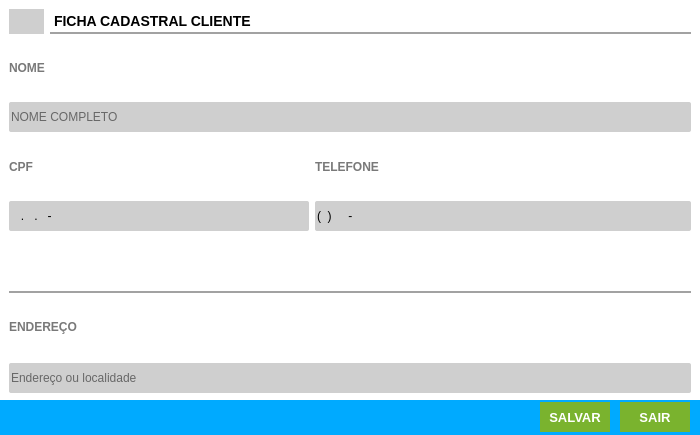
<?xml version="1.0" encoding="UTF-8"?>
<ui version="4.0">
 <class>Form_Cad_Clientes</class>
 <widget class="QFrame" name="Form_Cad_Clientes">
  <property name="windowModality">
   <enum>Qt::ApplicationModal</enum>
  </property>
  <property name="geometry">
   <rect>
    <x>0</x>
    <y>0</y>
    <width>700</width>
    <height>435</height>
   </rect>
  </property>
  <property name="minimumSize">
   <size>
    <width>700</width>
    <height>435</height>
   </size>
  </property>
  <property name="maximumSize">
   <size>
    <width>700</width>
    <height>500</height>
   </size>
  </property>
  <property name="windowTitle">
   <string>LC INFORMÁTICA| CADASTRAR CLIENTE</string>
  </property>
  <property name="windowIcon">
   <iconset>
    <normaloff>../../img/clientes.png</normaloff>../../img/clientes.png</iconset>
  </property>
  <property name="frameShape">
   <enum>QFrame::NoFrame</enum>
  </property>
  <property name="frameShadow">
   <enum>QFrame::Raised</enum>
  </property>
  <widget class="QFrame" name="fr_FormClientes">
   <property name="geometry">
    <rect>
     <x>0</x>
     <y>0</y>
     <width>700</width>
     <height>400</height>
    </rect>
   </property>
   <property name="minimumSize">
    <size>
     <width>700</width>
     <height>400</height>
    </size>
   </property>
   <property name="maximumSize">
    <size>
     <width>700</width>
     <height>350</height>
    </size>
   </property>
   <property name="styleSheet">
    <string notr="true">background: #FFF;
border: none</string>
   </property>
   <layout class="QGridLayout" name="gridLayout_3">
    <item row="2" column="0" colspan="3">
     <widget class="QLineEdit" name="tx_Nome">
      <property name="sizePolicy">
       <sizepolicy hsizetype="Preferred" vsizetype="Preferred">
        <horstretch>0</horstretch>
        <verstretch>0</verstretch>
       </sizepolicy>
      </property>
      <property name="minimumSize">
       <size>
        <width>0</width>
        <height>25</height>
       </size>
      </property>
      <property name="maximumSize">
       <size>
        <width>16777215</width>
        <height>30</height>
       </size>
      </property>
      <property name="focusPolicy">
       <enum>Qt::WheelFocus</enum>
      </property>
      <property name="styleSheet">
       <string notr="true">QLineEdit{
background: #CFCFCF;
border-radius: 2px;
color: #000;
font: 13px &quot;Arial&quot; ;

}
QLineEdit:Focus {
border: 1px solid red;
}</string>
      </property>
      <property name="placeholderText">
       <string>NOME COMPLETO</string>
      </property>
     </widget>
    </item>
    <item row="0" column="1" colspan="2">
     <widget class="QLabel" name="lb_Descricao">
      <property name="styleSheet">
       <string notr="true">QLabel{
font-size: 14px;
font-family: &quot;Arial&quot;;
font-weight: bold;

border-bottom: 2px solid #A2A2A2
}</string>
      </property>
      <property name="text">
       <string>FICHA CADASTRAL CLIENTE</string>
      </property>
     </widget>
    </item>
    <item row="3" column="2">
     <widget class="QLabel" name="lb_FormTelefone">
      <property name="styleSheet">
       <string notr="true">QLabel{
font-size: 12px;
font-family: &quot;Arial Unicode MS&quot;;
font-weight: bold;
color: #797979
}</string>
      </property>
      <property name="text">
       <string>TELEFONE</string>
      </property>
     </widget>
    </item>
    <item row="3" column="0" colspan="2">
     <widget class="QLabel" name="lb_FormCpf">
      <property name="styleSheet">
       <string notr="true">QLabel{
font-size: 12px;
font-family: &quot;Arial Unicode MS&quot;;
font-weight: bold;
color: #797979
}</string>
      </property>
      <property name="text">
       <string>CPF</string>
      </property>
     </widget>
    </item>
    <item row="4" column="0" colspan="2">
     <widget class="QLineEdit" name="tx_cpf">
      <property name="minimumSize">
       <size>
        <width>300</width>
        <height>30</height>
       </size>
      </property>
      <property name="focusPolicy">
       <enum>Qt::WheelFocus</enum>
      </property>
      <property name="styleSheet">
       <string notr="true">QLineEdit{
background: #CFCFCF;
border-radius: 2px;
color: #000;
font: 13px &quot;Arial&quot; 
}
QLineEdit:Focus {
border: 1px solid red;
}</string>
      </property>
      <property name="inputMask">
       <string>000.000.000-00</string>
      </property>
      <property name="text">
       <string>..-</string>
      </property>
      <property name="placeholderText">
       <string/>
      </property>
     </widget>
    </item>
    <item row="0" column="0">
     <widget class="QLabel" name="label">
      <property name="maximumSize">
       <size>
        <width>35</width>
        <height>25</height>
       </size>
      </property>
      <property name="styleSheet">
       <string notr="true">background: #CFCFCF;</string>
      </property>
      <property name="text">
       <string/>
      </property>
     </widget>
    </item>
    <item row="1" column="0" colspan="2">
     <widget class="QLabel" name="lb_FormNome">
      <property name="styleSheet">
       <string notr="true">QLabel{
font-size: 12px;
font-family: &quot;Arial Unicode MS&quot;;
font-weight: bold;
color: #797979
}</string>
      </property>
      <property name="text">
       <string>NOME</string>
      </property>
     </widget>
    </item>
    <item row="4" column="2">
     <widget class="QLineEdit" name="tx_Telefone">
      <property name="minimumSize">
       <size>
        <width>300</width>
        <height>30</height>
       </size>
      </property>
      <property name="focusPolicy">
       <enum>Qt::WheelFocus</enum>
      </property>
      <property name="styleSheet">
       <string notr="true">QLineEdit{
background: #CFCFCF;
border-radius: 2px;
color: #000;
font: 13px &quot;Arial&quot; 
}
QLineEdit:Focus {
border: 1px solid red;
}</string>
      </property>
      <property name="inputMask">
       <string>(00) 0000-00000</string>
      </property>
      <property name="text">
       <string>() -</string>
      </property>
      <property name="maxLength">
       <number>15</number>
      </property>
      <property name="cursorPosition">
       <number>15</number>
      </property>
      <property name="placeholderText">
       <string/>
      </property>
     </widget>
    </item>
    <item row="5" column="0" colspan="3">
     <widget class="QLabel" name="lb_Linha">
      <property name="styleSheet">
       <string notr="true">QLabel{
font-size: 14px;
font-family: &quot;Arial&quot;;
font-weight: normal;

border-bottom: 2px solid #A2A2A2;
color: #797979
}</string>
      </property>
      <property name="text">
       <string/>
      </property>
     </widget>
    </item>
    <item row="6" column="0" colspan="2">
     <widget class="QLabel" name="lb_DescrecaoEndereco">
      <property name="styleSheet">
       <string notr="true">QLabel{
font-size: 12px;
font-family: &quot;Arial Unicode MS&quot;;
font-weight: bold;
color: #797979
}</string>
      </property>
      <property name="text">
       <string>ENDEREÇO</string>
      </property>
     </widget>
    </item>
    <item row="7" column="0" colspan="3">
     <widget class="QLineEdit" name="tx_Endereco">
      <property name="minimumSize">
       <size>
        <width>0</width>
        <height>30</height>
       </size>
      </property>
      <property name="maximumSize">
       <size>
        <width>16777215</width>
        <height>25</height>
       </size>
      </property>
      <property name="focusPolicy">
       <enum>Qt::WheelFocus</enum>
      </property>
      <property name="styleSheet">
       <string notr="true">QLineEdit{
background: #CFCFCF;
border-radius: 2px;
color: #000;
font: 13px &quot;Arial&quot; ;

}
QLineEdit:Focus {
border: 1px solid red;
}</string>
      </property>
      <property name="inputMask">
       <string/>
      </property>
      <property name="alignment">
       <set>Qt::AlignLeading|Qt::AlignLeft|Qt::AlignVCenter</set>
      </property>
      <property name="placeholderText">
       <string>Endereço ou localidade</string>
      </property>
     </widget>
    </item>
   </layout>
  </widget>
  <widget class="QFrame" name="fr_Botoes">
   <property name="geometry">
    <rect>
     <x>0</x>
     <y>400</y>
     <width>700</width>
     <height>35</height>
    </rect>
   </property>
   <property name="minimumSize">
    <size>
     <width>150</width>
     <height>35</height>
    </size>
   </property>
   <property name="maximumSize">
    <size>
     <width>700</width>
     <height>35</height>
    </size>
   </property>
   <property name="styleSheet">
    <string notr="true">background-color: rgb(0, 170, 255);
border:none;

</string>
   </property>
   <property name="frameShape">
    <enum>QFrame::NoFrame</enum>
   </property>
   <widget class="QPushButton" name="Bt_Salvar">
    <property name="geometry">
     <rect>
      <x>540</x>
      <y>2</y>
      <width>70</width>
      <height>30</height>
     </rect>
    </property>
    <property name="sizePolicy">
     <sizepolicy hsizetype="Preferred" vsizetype="Preferred">
      <horstretch>0</horstretch>
      <verstretch>0</verstretch>
     </sizepolicy>
    </property>
    <property name="minimumSize">
     <size>
      <width>70</width>
      <height>30</height>
     </size>
    </property>
    <property name="maximumSize">
     <size>
      <width>70</width>
      <height>30</height>
     </size>
    </property>
    <property name="font">
     <font>
      <family>Tahoma</family>
      <pointsize>10</pointsize>
      <weight>75</weight>
      <bold>true</bold>
     </font>
    </property>
    <property name="cursor">
     <cursorShape>PointingHandCursor</cursorShape>
    </property>
    <property name="focusPolicy">
     <enum>Qt::NoFocus</enum>
    </property>
    <property name="contextMenuPolicy">
     <enum>Qt::ActionsContextMenu</enum>
    </property>
    <property name="styleSheet">
     <string notr="true">QPushButton {
background-color: #7AB32E;
color: #FFF
 }
QPushButton:hover{
background-color: #40a286
}</string>
    </property>
    <property name="text">
     <string>SALVAR</string>
    </property>
    <property name="icon">
     <iconset>
      <normaloff>:/salvar/salvar.png</normaloff>:/salvar/salvar.png</iconset>
    </property>
    <property name="iconSize">
     <size>
      <width>50</width>
      <height>25</height>
     </size>
    </property>
   </widget>
   <widget class="QPushButton" name="Bt_Voltar">
    <property name="geometry">
     <rect>
      <x>620</x>
      <y>2</y>
      <width>70</width>
      <height>30</height>
     </rect>
    </property>
    <property name="sizePolicy">
     <sizepolicy hsizetype="Preferred" vsizetype="Preferred">
      <horstretch>0</horstretch>
      <verstretch>0</verstretch>
     </sizepolicy>
    </property>
    <property name="minimumSize">
     <size>
      <width>70</width>
      <height>30</height>
     </size>
    </property>
    <property name="maximumSize">
     <size>
      <width>70</width>
      <height>25</height>
     </size>
    </property>
    <property name="font">
     <font>
      <family>Tahoma</family>
      <pointsize>10</pointsize>
      <weight>75</weight>
      <bold>true</bold>
     </font>
    </property>
    <property name="cursor">
     <cursorShape>PointingHandCursor</cursorShape>
    </property>
    <property name="focusPolicy">
     <enum>Qt::NoFocus</enum>
    </property>
    <property name="contextMenuPolicy">
     <enum>Qt::ActionsContextMenu</enum>
    </property>
    <property name="styleSheet">
     <string notr="true">QPushButton {
background-color: #7AB32E;
color: #FFF
 }
QPushButton:hover{
background-color: #40a286
}</string>
    </property>
    <property name="text">
     <string>SAIR</string>
    </property>
    <property name="icon">
     <iconset>
      <normaloff>:/sair/delete_delete_exit_1577.png</normaloff>:/sair/delete_delete_exit_1577.png</iconset>
    </property>
    <property name="iconSize">
     <size>
      <width>75</width>
      <height>25</height>
     </size>
    </property>
   </widget>
  </widget>
 </widget>
 <tabstops>
  <tabstop>tx_Nome</tabstop>
  <tabstop>tx_cpf</tabstop>
  <tabstop>tx_Telefone</tabstop>
  <tabstop>tx_Endereco</tabstop>
 </tabstops>
 <resources>
  <include location="../Icones/icones.qrc"/>
 </resources>
 <connections/>
</ui>
